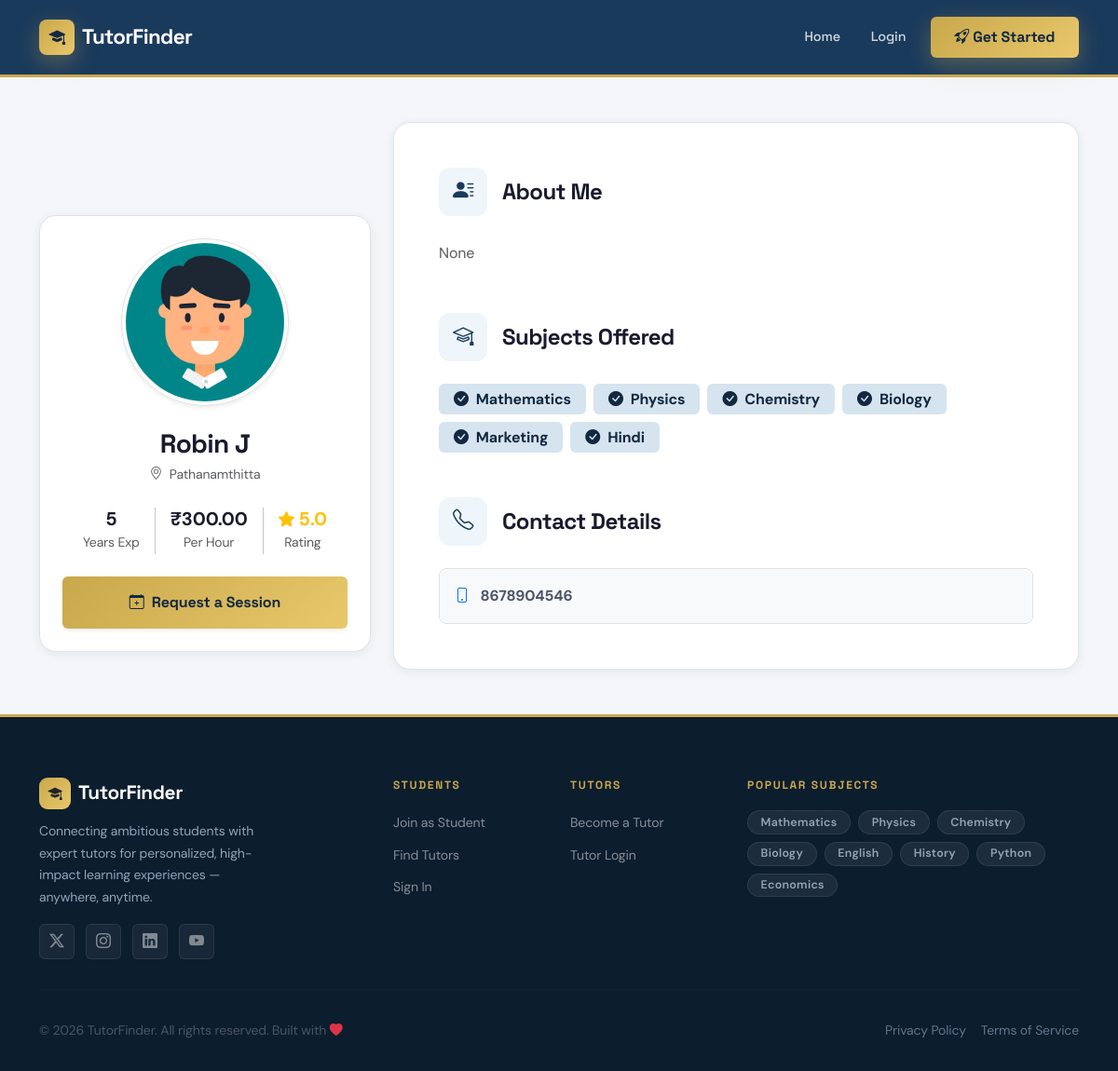
The page /tutor/8/ on the database its author committed.
### users/models.py (models this page shows, shortened)
class TutorProfile(models.Model):
    user = models.OneToOneField(User, on_delete=models.CASCADE)
    full_name = models.CharField(max_length=255, default="Unknown")
    phone_number = models.CharField(max_length=15, blank=True, null=True)
    profile_picture = models.ImageField(upload_to='profile_pics/tutors/', blank=True, null=True)
    subjects_taught = models.ManyToManyField(Subject, related_name="tutors")
    experience = models.IntegerField(default=0)
    rating = models.FloatField(default=0.0)
    location = models.CharField(max_length=255, blank=True, null=True)
    bio = models.TextField(blank=True, null=True)
    date_of_birth = models.DateField(blank=True, null=True)
    address = models.TextField(blank=True, null=True, default="")
    age = models.IntegerField(blank=True, null=True, default=0)
    hourly_rate = models.DecimalField(max_digits=6, decimal_places=2, blank=True, null=True)
    latitude = models.FloatField(null=True, blank=True)
    longitude = models.FloatField(null=True, blank=True)

class Subject(models.Model):
    name = models.CharField(max_length=100, unique=True)

### users/views.py (the view)
# urls.py: path("tutor/<int:tutor_id>/", views.view_tutor_profile, name="view_tutor_profile"),
def view_tutor_profile(request, tutor_id):
    tutor = get_object_or_404(TutorProfile, id=tutor_id)
    return render(request, "users/view_tutor.html", {"tutor": tutor})

### users/context_processors.py (called while the page is built)
def tutor_profile_processor(request):
    if request.user.is_authenticated and hasattr(request.user, 'tutorprofile'):
        return {'profile': request.user.tutorprofile}
    return {}

### templates/users/view_tutor.html (shortened to what this page needs)
{% extends "base.html" %}
{% block content %}
<div class="container py-5">
    <div class="row g-4">
        <div class="col-lg-4">
            <div class="custom-card p-4 text-center sticky-top" style="top: 100px; z-index: 10;">
                <div class="mb-4">
                    {% if tutor.profile_picture %}
                    <img src="{{ tutor.profile_picture.url }}" alt="Profile" class="avatar-lg shadow-sm border p-1"
                        style="width: 180px; height: 180px;">
                    {% else %}
                    <div class="avatar-lg bg-light d-flex align-items-center justify-content-center mx-auto border shadow-sm"
                        style="width: 180px; height: 180px;">
                        <i class="bi bi-person text-secondary fs-1"></i>
                    </div>
                    {% endif %}
                </div>
                <h3 class="fw-bold mb-1">{{ tutor.full_name }}</h3>
                <p class="text-muted small mb-4">
                    <i class="bi bi-geo-alt me-1"></i>
                    {{ tutor.location|default:"Global" }}
                </p>
                <div class="d-flex justify-content-center align-items-center gap-3 mb-4">
                    <div class="text-center">
                        <div class="h5 fw-bold mb-0">{{ tutor.experience }}</div>
                        <small class="text-muted">Years Exp</small>
                    </div>
                    <div class="text-center">
                        <div class="h5 fw-bold mb-0">₹{{ tutor.hourly_rate }}</div>
                        <small class="text-muted">Per Hour</small>
                    </div>
                    <div class="text-center">
                        <div class="h5 fw-bold mb-0 text-warning">
                            <i class="bi bi-star-fill small"></i> {{ tutor.rating }}
                        </div>
                        <small class="text-muted">Rating</small>
                    </div>
                </div>
                <div class="d-grid gap-2">
                    <a href="{% url 'request_session' tutor.id %}"
                        class="btn btn-primary-custom py-3 fw-bold shadow-sm">
                        <i class="bi bi-calendar-plus me-2"></i>Request a Session
                    </a>
                </div>
            </div>
        </div>
        <div class="col-lg-8">
            <div class="custom-card p-4 p-md-5">
                <section class="mb-5">
                    <h4 class="fw-bold mb-4 d-flex align-items-center">
                        <span class="card-icon me-3"><i class="bi bi-person-lines-fill"></i></span>About Me
                    </h4>
                    <p class="text-dark opacity-75 lh-lg">
                        {{ tutor.bio|default:"Ready to help you learn!" }}
                    </p>
                </section>
                <section class="mb-5">
                    <h4 class="fw-bold mb-4 d-flex align-items-center">
                        <span class="card-icon me-3"><i class="bi bi-mortarboard"></i></span>Subjects Offered
                    </h4>
                    <div class="d-flex flex-wrap gap-2">
                        {% for subject in tutor.subjects_taught.all %}
                        <span class="badge badge-primary-soft fs-6 px-3 py-2">
                            <i class="bi bi-check-circle-fill me-2"></i>{{ subject.name }}
                        </span>
                        {% empty %}
                        <p class="text-muted">No specific subjects listed.</p>
                        {% endfor %}
                    </div>
                </section>
                <section>
                    <h4 class="fw-bold mb-4 d-flex align-items-center">
                        <span class="card-icon me-3"><i class="bi bi-telephone"></i></span>Contact Details
                    </h4>
                    <div class="p-3 border rounded-3 bg-light">
                        <p class="mb-0 fw-bold">
                            <i class="bi bi-phone text-primary me-2"></i>
                            {{ tutor.phone_number|default:"Contact via Request" }}
                        </p>
                    </div>
                </section>
            </div>
        </div>
    </div>
</div>
{% endblock %}

### static/css/style.css (style rules this page uses)
:root { --primary: #1a3a5c; --primary-dark: #122840; --primary-darker: #0c1d2e; --primary-light: #d6e4f0; --primary-xlight: #eef5fb; --accent: #c9a84c; --accent-dark: #a8853a; --accent-light: #f5e9c8; --accent-xlight: #fdf6e3; --secondary-accent: #8b3a3a; --dark: #1a1a2e; --dark-secondary: #2d2d44; --secondary: #4a5568; --muted: #8d96a3; --border: #dde3ea; --light: #f4f6f9; --white: #ffffff; --ivory: #fafaf7; --grad-hero: linear-gradient(135deg, #0c1d2e 0%, #1a3a5c 50%, #24537f 100%); --grad-primary: linear-gradient(135deg, #1a3a5c, #24537f); --grad-accent: linear-gradient(135deg, #c9a84c, #e8c86b); --grad-dark: linear-gradient(135deg, #1a1a2e, #2d2d44); --grad-subtle: linear-gradient(135deg, #eef5fb, #fdf6e3); --shadow-xs: 0 1px 3px rgba(26, 58, 92, .06); --shadow-sm: 0 2px 10px rgba(26, 58, 92, .08); --shadow: 0 4px 20px rgba(26, 58, 92, .10); --shadow-md: 0 8px 32px rgba(26, 58, 92, .14); --shadow-lg: 0 20px 60px rgba(26, 58, 92, .18); --shadow-primary: 0 8px 25px rgba(26, 58, 92, .35); --shadow-accent: 0 8px 25px rgba(201, 168, 76, .35); --font-body: 'DM Sans', system-ui, -apple-system, sans-serif; --font-display: 'Space Grotesk', system-ui, sans-serif; --radius-sm: 6px; --radius: 12px; --radius-lg: 18px; --radius-xl: 26px; --radius-pill: 999px; --transition: all 0.3s cubic-bezier(.4, 0, .2, 1); --transition-slow: all 0.5s cubic-bezier(.4, 0, .2, 1); --transition-bounce: all 0.4s cubic-bezier(.34, 1.56, .64, 1); }
*, *::before, *::after { box-sizing: border-box; }
html { scroll-behavior: smooth; }
body { font-family: var(--font-body); background-color: var(--light); color: var(--dark); line-height: 1.65; font-size: 1rem; min-height: 100vh; display: flex; flex-direction: column; -webkit-font-smoothing: antialiased; letter-spacing: -0.01em; }
h1, h2, h3, h4, h5, h6 { font-family: var(--font-display); font-weight: 700; color: var(--dark); line-height: 1.2; letter-spacing: -0.025em; }
a { text-decoration: none; color: inherit; }
p { color: var(--secondary); }
.btn-primary-custom { background: var(--grad-accent); border: none; border-radius: var(--radius-sm); padding: .6rem 1.6rem; font-family: var(--font-display); font-weight: 700; color: var(--primary-dark) !important; letter-spacing: -0.01em; transition: var(--transition-bounce); box-shadow: var(--shadow-accent); position: relative; overflow: hidden; }
.btn-primary-custom::before { content: ''; position: absolute; top: 0; left: -100%; width: 100%; height: 100%; background: linear-gradient(90deg, transparent, rgba(255, 255, 255, .25), transparent); transition: left .5s; }
.custom-card { background: var(--white); border: 1px solid var(--border); border-radius: var(--radius-lg); box-shadow: var(--shadow-sm); transition: var(--transition); position: relative; overflow: hidden; }
.custom-card::before { content: ''; position: absolute; top: 0; left: 0; right: 0; height: 3px; background: var(--grad-accent); opacity: 0; transition: var(--transition); }
.card-icon { width: 52px; height: 52px; background: var(--primary-xlight); color: var(--primary); display: flex; align-items: center; justify-content: center; border-radius: var(--radius); font-size: 1.4rem; flex-shrink: 0; }
.badge-primary-soft { background: var(--primary-light); color: var(--primary-dark); }
.avatar-lg { width: 80px; height: 80px; object-fit: cover; border-radius: 50%; border: 3px solid white; box-shadow: var(--shadow-sm); }

### rows shown on the page
TutorProfile: profile_picture (picture), full_name "Robin J", location "Pathanamthitta", experience "5", hourly_rate "300.00", rating "5.0", bio "None", phone_number "8678904546"
Subject: name "Mathematics"
Subject: name "Physics"
Subject: name "Chemistry"
Subject: name "Biology"
Subject: name "Marketing"
Subject: name "Hindi"
